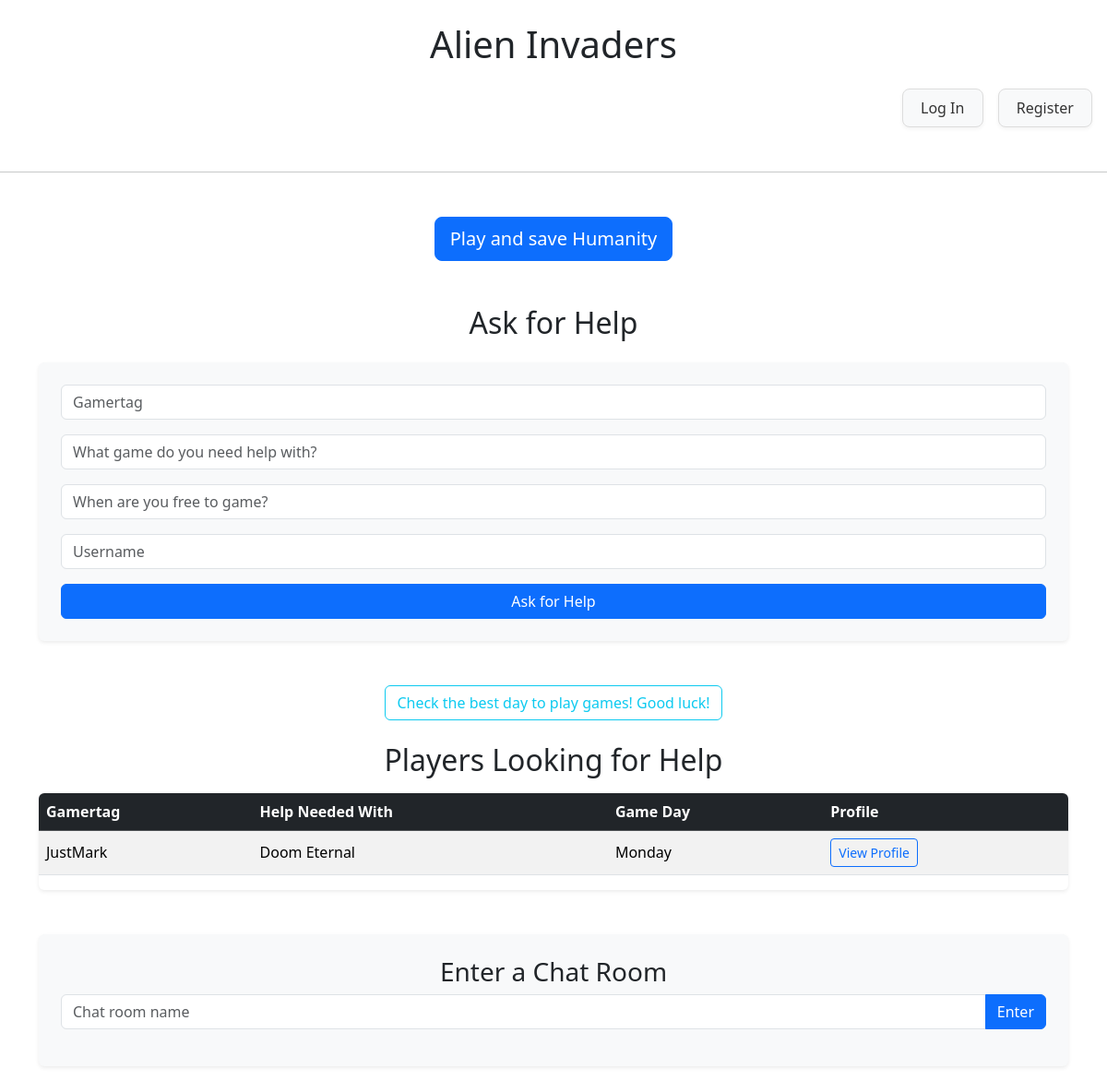
The page /aliens/help_wanted on the database as committed earlier.
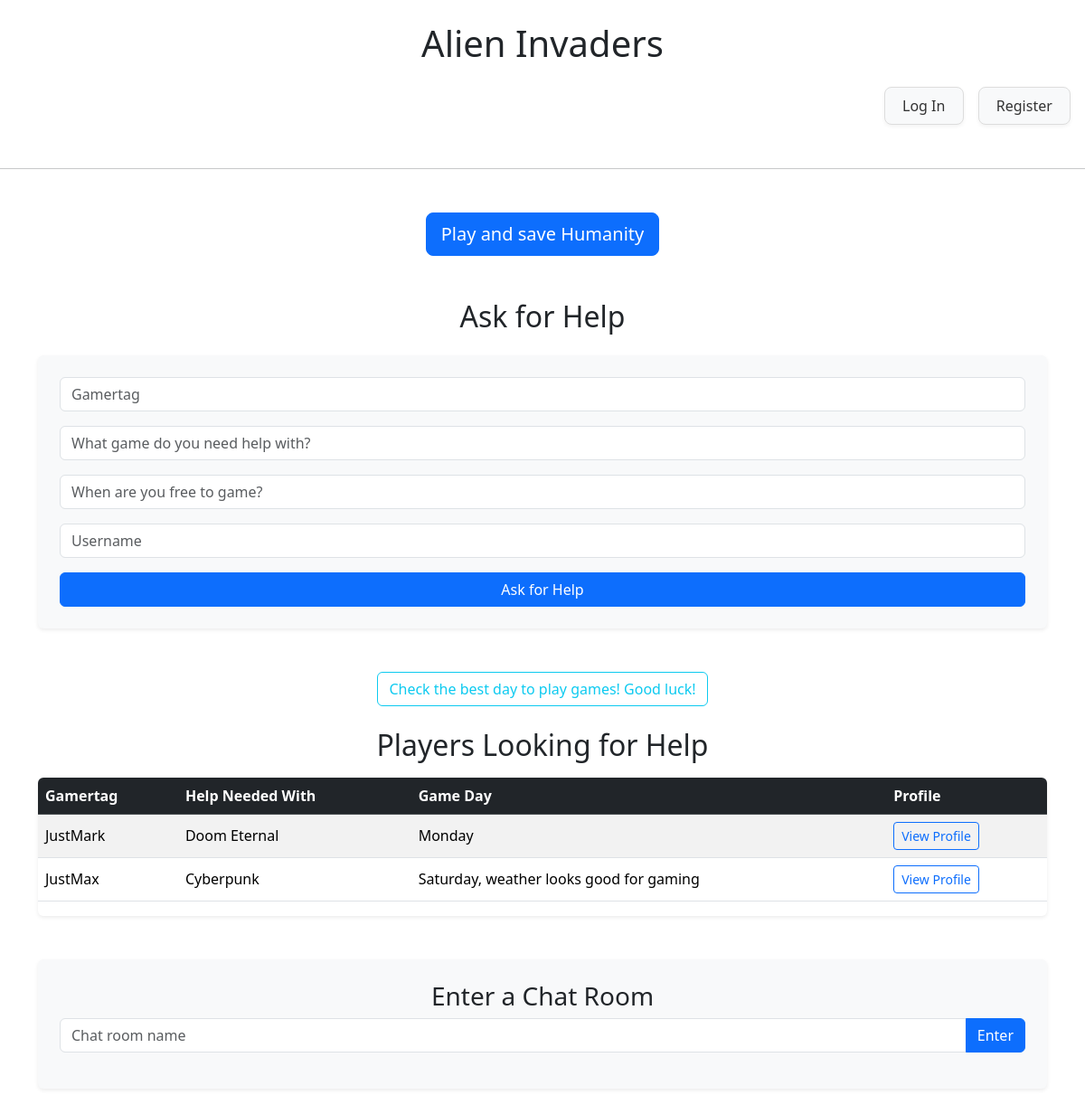
The same page on the database as committed later.
### aliens/models.py (models this page shows, shortened)
class HelpWantedTable(models.Model):
    user = models.ForeignKey(User, on_delete=models.CASCADE, related_name='user_help_wanted_table')
    gamertag = models.CharField(max_length=64)
    game = models.CharField(max_length=64)
    game_day = models.CharField(max_length=64, default='Monday')

### aliens/views.py (the view, shortened to what this page needs)
# urls.py: path("help_wanted", views.help_wanted, name="help_wanted"),
def help_wanted(request):
    user = request.user
    user_info = request.user
    help_wanted_entries = HelpWantedTable.objects.all()
    return render(request, "aliens/helpwanted.html", {
        'user_info': user_info,
        'help_table': help_wanted_entries,
    })

### aliens/templates/aliens/helpwanted.html (shortened to what this page needs)
{% extends "aliens/layout.html" %}
{% load static %}
{% block body %}
<div class="container my-5">
    <h2 class="mb-4 text-center">Ask for Help</h2>
    <form action="{% url 'help_wanted' %}" method="post" id="help-table" class="mb-5 p-4 shadow-sm rounded bg-light">
        <div class="mb-3">
            <input class="form-control" type="text" name="table-gamertag" placeholder="Gamertag" value="{{ user_info.gamertag }}" readonly>
        </div>
        <div class="mb-3">
            <input class="form-control" type="text" name="table-help-game" placeholder="What game do you need help with?">
        </div>
        <div class="mb-3">
            <input class="form-control" type="text" name="table-help-game-day" placeholder="When are you free to game?">
        </div>
        <div class="mb-3">
            <input class="form-control" type="text" name="table-profile-link" placeholder="Username" value="{{ user_info.username }}" readonly>
        </div>
        <button type="submit" class="btn btn-primary w-100">Ask for Help</button>
    </form>
    <div class="text-center mb-4">
        <button id="weather-check" class="btn btn-outline-info">
            <div id="weather">Check the best day to play games! Good luck!</div>
        </button>
    </div>
    <h2 class="mb-3 text-center">Players Looking for Help</h2>
    <div class="table-responsive shadow-sm rounded">
        <table class="table table-striped table-hover align-middle">
            <thead class="table-dark">
                <tr>
                    <th scope="col">Gamertag</th>
                    <th scope="col">Help Needed With</th>
                    <th scope="col">Game Day</th>
                    <th scope="col">Profile</th>
                </tr>
            </thead>
            <tbody>
                {% for instance in help_table %}
                    <tr>
                        <td>{{ instance.gamertag }}</td>
                        <td>{{ instance.game }}</td>
                        <td>{{ instance.game_day }}</td>
                        <td>
                            <a href="{% url 'player_profile' instance.user.id %}" class="btn btn-sm btn-outline-primary">
                                View Profile
                            </a>
                        </td>
                    </tr>
                {% endfor %}
            </tbody>
        </table>
    </div>
    <div class="mt-5 p-4 shadow-sm rounded bg-light text-center">
        <h3>Enter a Chat Room</h3>
        <div class="input-group mb-3 justify-content-center">
            <input id="room-name-input" type="text" class="form-control w-50" placeholder="Chat room name" aria-label="Room Name" list="games-list">
            <button id="room-name-submit" class="btn btn-primary">Enter</button>
        </div>
    </div>
</div>
{% endblock %}

### aliens/templates/aliens/layout.html (shortened to what this page needs)
{% load static %}
<!DOCTYPE html>
<html lang="en">
    <head>
        <link rel="stylesheet" href="https://cdn.jsdelivr.net/npm/bootstrap@5.3.8/dist/css/bootstrap.min.css">
        <link href="https://cdn.jsdelivr.net/npm/bootstrap@5.3.8/dist/css/bootstrap.min.css" rel="stylesheet">
        <link href="{% static 'aliens/gamestyle.css' %}" rel="stylesheet">
    </head>
<body>
    <h1 class="text-center my-4">Alien Invaders</h1>
    {% if user.is_authenticated %}
    <div class="d-flex justify-content-between align-items-center mb-4 px-3">
        <p class="mb-0 text-muted"><strong>Signed in as {{ user.username }}</strong></p>
        <ul class="nav">
            <li class="nav-item">
                <a class="nav-link" href="{% url 'logout' %}">Log Out</a>
            </li>
        </ul>
    </div>
    {% else %}
    <div class="d-flex justify-content-end mb-4 px-3">
        <ul class="nav">
            <li class="nav-item">
                <a class="nav-link" href="{% url 'login' %}">Log In</a>
            </li>
            <li class="nav-item">
                <a class="nav-link" href="{% url 'register' %}">Register</a>
            </li>
        </ul>
    </div>
    {% endif %}
    <hr>
    <div class="d-flex justify-content-center mt-5">
        <a href="{% url 'game' %}" class="btn btn-primary btn-lg cta-button">Play and save Humanity</a>
    </div>
    {% block body %}
    {% endblock %}
</body>
</html>

### aliens/static/aliens/gamestyle.css (style rules this page uses)
.nav { justify-content: center; gap: 1rem; margin-bottom: 1.5rem; }
.nav-link { display: inline-block; padding: 0.5rem 1.2rem; font-weight: 500; font-size: 1rem; color: #333; background-color: #f8f9fa; border: 1px solid #ddd; border-radius: 0.5rem; text-decoration: none; transition: all 0.3s ease; cursor: pointer; box-shadow: 0 2px 4px rgba(0,0,0,0.05); }
#room-name-input { position: relative; }

Rows that differ between the two databases and show on the page:
added HelpWantedTable: gamertag "JustMax", game "Cyberpunk", game_day "Saturday, weather looks good for gaming"
